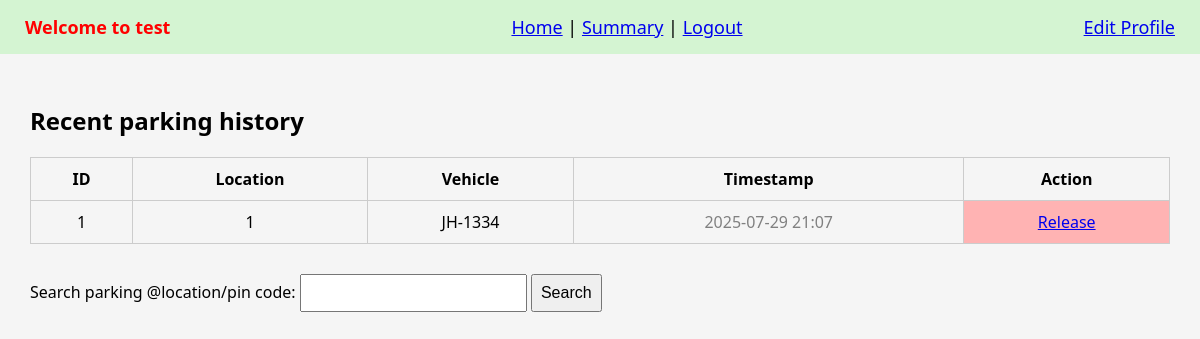
Page /user_dashboard (signed in) on the committed database.
### parking_lot/app.py (models this page shows)
class User(db.Model):
    __tablename__ = 'users'
    id = db.Column(db.Integer, primary_key=True, autoincrement=True)
    username = db.Column(db.String(80), unique=True, nullable=False)
    password = db.Column(db.String(120), nullable=False)
    email = db.Column(db.String(120), unique=True, nullable=False)
    address = db.Column(db.Text)
    pincode = db.Column(db.String(10))
    is_admin = db.Column(db.Boolean, default=False)

class Booking(db.Model):
    __tablename__ = 'booking'
    id = db.Column(db.Integer, primary_key=True)
    user_id = db.Column(db.Integer, db.ForeignKey('users.id'))
    lot_id = db.Column(db.Integer, db.ForeignKey('parking_lot.id'))
    vehicle_no = db.Column(db.String(20))
    timestamp = db.Column(db.DateTime)  # Start time of parking session
    status = db.Column(db.String(20))  # 'Parked' or 'Released'
    slot_id = db.Column(db.Integer, db.ForeignKey('parking_slot.id'))
    cost = db.Column(db.Float)  # Computed cost for session
    release_time = db.Column(db.DateTime)  # When parking ended
    total_cost = db.Column(db.Float)  # Final payable amount

### parking_lot/app.py (the view, shortened to what this page needs)
@app.route('/user_dashboard', methods=['GET', 'POST'])
@login_required
def user_dashboard():
    user_id = session['user_id']
    user = User.query.get(user_id)
    parking_history = Booking.query.filter_by(user_id=user_id).order_by(Booking.timestamp.desc()).all()
    available_lots = []
    search_query = None
    return render_template(
        'user_dashboard.html',
        user=user,
        parking_history=parking_history,
        results=available_lots,
        query=search_query
    )

### parking_lot/app.py (called while the page is built)
def login_required(f):
    @wraps(f)
    def decorated(*args, **kwargs):
        if 'user_id' not in session:
            flash("Looks like you've wandered off. Please log in to continue.")
            return redirect('/login')
        return f(*args, **kwargs)
    return decorated

### parking_lot/templates/user_dashboard.html (shortened to what this page needs)
<!DOCTYPE html>
<html>
<head>
</head>
<body>
    <div class="navbar">
        <div class="left">Welcome to {{ user.username }}</div>
        <div>
            <a href="/user_dashboard">Home</a> |
            <a href="/user_summary">Summary</a> |
            <a href="/login">Logout</a>
        </div>
        <div><a href="/user_edit_profile">Edit Profile</a></div>
    </div>
    <div class="container">
        <h2>Recent parking history</h2>
        <table>
            <tr>
                <th>ID</th>
                <th>Location</th>
                <th>Vehicle</th>
                <th>Timestamp</th>
                <th>Action</th>
            </tr>
            {% for record in parking_history %}
            <tr>
                <td>{{ record.id }}</td>
                <td>{{ record.lot_id }}</td>
                <td>{{ record.vehicle_no }}</td>
                <td style="color: gray;">
                    {% if record.timestamp %}
                    {{ record.timestamp.strftime('%Y-%m-%d %H:%M') }}
                    {% else %}
                    <em>No timestamp</em>
                    {% endif %}
                </td>
                <td class="{{ 'released' if record.status == 'Parked' else 'out' }}">
                    {% if record.status == 'Parked' %}
                    <a href="/release_parking/{{ record.id }}">Release</a>
                    {% else %}
                    Parked Out
                    {% endif %}
                </td>
            </tr>
            {% endfor %}
        </table>
        <form method="POST" class="search-box">
            <label>Search parking @location/pin code: </label>
            <input type="text" name="search" value="{{ query or '' }}">
            <button type="submit">Search</button>
        </form>
    </div>
</body>
</html>

### parking_lot/templates/user_dashboard.html (style rules this page uses)
body { font-family: 'Segoe UI'; background-color: #f5f5f5; margin: 0; }
.navbar { background-color: #d4f4d2; padding: 15px 25px; display: flex; justify-content: space-between; font-size: 18px; }
.navbar .left { color: red; font-weight: bold; }
.container { padding: 30px; }
table { width: 100%; border-collapse: collapse; margin-bottom: 30px; }
th, td { padding: 10px; border: 1px solid #ccc; text-align: center; }
.released { background-color: #ffb3b3; }
.search-box { margin-bottom: 20px; }
input, button { padding: 8px; font-size: 16px; }

### rows in the picture
User: username "test"
Booking: id "1", lot_id "1", vehicle_no "JH-1334", timestamp "2025-07-29 21:07"
